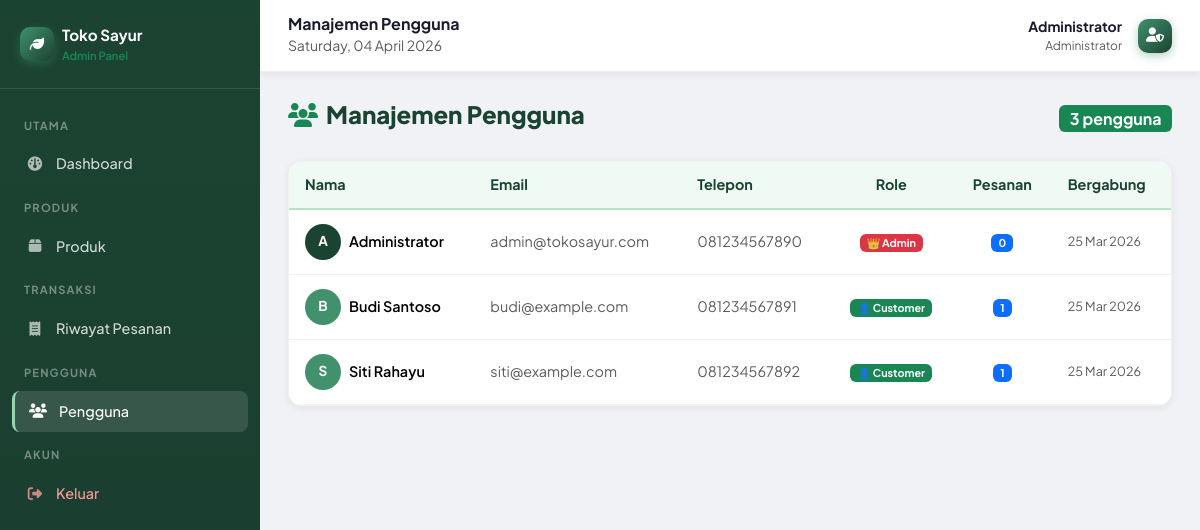
Screenshot of /admin/users/index.php (signed in) with the database file from the repository.
### tables this page shows
CREATE TABLE `users` (
  `id` int(11) NOT NULL AUTO_INCREMENT,
  `name` varchar(150) NOT NULL,
  `email` varchar(150) NOT NULL,
  `password` varchar(255) NOT NULL,
  `phone` varchar(20) DEFAULT NULL,
  `address` text DEFAULT NULL,
  `role` enum('admin','customer') NOT NULL DEFAULT 'customer',
  `avatar` varchar(255) DEFAULT NULL,
  `created_at` timestamp NOT NULL DEFAULT current_timestamp(),
  `updated_at` timestamp NOT NULL DEFAULT current_timestamp() ON UPDATE current_timestamp(),
  PRIMARY KEY (`id`),
  UNIQUE KEY `email` (`email`)
);

### config/functions.php (called while the page is built, shortened)
<?php
function e(string $val): string {
    return htmlspecialchars($val, ENT_QUOTES, 'UTF-8');
}

### admin/users/index.php (the view, shortened to what this page needs)
<?php
require_once __DIR__ . '/../../config/functions.php';
$users = $pdo->query("SELECT u.*, (SELECT COUNT(*) FROM orders WHERE user_id=u.id) as order_count FROM users u ORDER BY u.created_at DESC")->fetchAll();
include __DIR__ . '/../includes/header.php';
?>
<div class="d-flex justify-content-between align-items-center mb-4">
  <h4 class="admin-page-title"><i class="fas fa-users me-2 text-success"></i>Manajemen Pengguna</h4>
  <span class="badge bg-success fs-6"><?= count($users) ?> pengguna</span>
</div>
<div class="admin-card">
  <div class="table-responsive">
    <table class="table admin-table">
      <thead><tr><th>Nama</th><th>Email</th><th>Telepon</th><th class="text-center">Role</th><th class="text-center">Pesanan</th><th>Bergabung</th></tr></thead>
      <tbody>
        <?php foreach ($users as $u): ?>
        <tr>
          <td>
            <div class="d-flex align-items-center gap-2">
              <div style="width:36px;height:36px;background:<?= $u['role']==='admin'?'var(--green-900)':'var(--green-700)' ?>;border-radius:50%;display:flex;align-items:center;justify-content:center;color:#fff;font-weight:700;font-size:.85rem;">
                <?= strtoupper(substr($u['name'],0,1)) ?>
              </div>
              <div class="fw-600"><?= e($u['name']) ?></div>
            </div>
          </td>
          <td class="text-muted"><?= e($u['email']) ?></td>
          <td class="text-muted"><?= e($u['phone'] ?? '-') ?></td>
          <td class="text-center">
            <span class="badge <?= $u['role']==='admin'?'bg-danger':'bg-success' ?>">
              <?= $u['role']==='admin'?'👑 Admin':'👤 Customer' ?>
            </span>
          </td>
          <td class="text-center"><span class="badge bg-primary"><?= $u['order_count'] ?></span></td>
          <td class="text-muted small"><?= date('d M Y', strtotime($u['created_at'])) ?></td>
        </tr>
        <?php endforeach; ?>
      </tbody>
    </table>
  </div>
</div>
<?php include __DIR__ . '/../includes/footer.php'; ?>

### assets/css/style.css (style rules this page uses)
:root { --green-900: #1b4332; --green-800: #2d6a4f; --green-700: #40916c; --green-600: #52b788; --green-500: #74c69d; --green-400: #95d5b2; --green-100: #d8f3dc; --green-50: #f0faf4; --orange: #f4a261; --text-dark: #1a1a2e; --text-muted: #6c757d; --shadow-sm: 0 2px 8px rgba(0, 0, 0, .07); --shadow-md: 0 4px 20px rgba(0, 0, 0, .10); --shadow-lg: 0 8px 40px rgba(0, 0, 0, .14); --radius: 14px; --radius-sm: 8px; --transition: .25s ease; }
*, *::before, *::after { box-sizing: border-box; }
body { font-family: 'Plus Jakarta Sans', sans-serif; color: var(--text-dark); background: #f8faf9; scroll-behavior: smooth; }
.fw-600 { font-weight: 600; }
.admin-page-title { font-size: 1.5rem; font-weight: 800; color: var(--green-900); }
.admin-card { background: #fff; border-radius: var(--radius); box-shadow: var(--shadow-sm); border: 1px solid rgba(0, 0, 0, .05); overflow: hidden; }
.admin-table { margin: 0; font-size: .9rem; }
.admin-table thead th { background: var(--green-50); color: var(--green-900); font-weight: 700; border-bottom: 2px solid var(--green-200, #b7e4c7); padding: 12px 16px; }
.admin-table tbody td { padding: 14px 16px; vertical-align: middle; border-color: #f0f2f5; }

### rows the page displays
users: name "A", name "Administrator", email "admin@tokosayur.com", phone "081234567890", role "👑 Admin", order_count "0", created_at "25 Mar 2026"
users: name "B", name "Budi Santoso", email "budi@example.com", phone "081234567891", role "👤 Customer", order_count "1", created_at "25 Mar 2026"
users: name "S", name "Siti Rahayu", email "siti@example.com", phone "081234567892", role "👤 Customer", order_count "1", created_at "25 Mar 2026"

### other values shown
$pageTitle "Manajemen Pengguna"
$_SESSION['user_name'] "Administrator"
count($users) "3"
